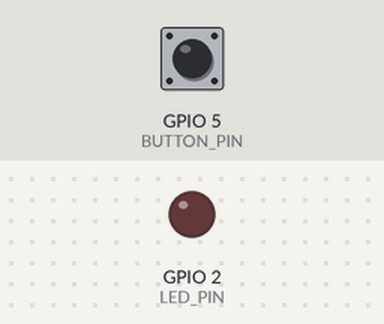
The program below on a simulated ESP32. Parts: output pins drawn as LEDs (lit = HIGH). The inputs (shaded band) are chosen by the test bench; at power-on: GPIO 5 (BUTTON_PIN) HIGH. What the program prints to the serial monitor is not drawn.

Above: at 1.2 s.
1.3 s: GPIO 5 (BUTTON_PIN) pulled LOW for 0.15 s
At 1.37 s:
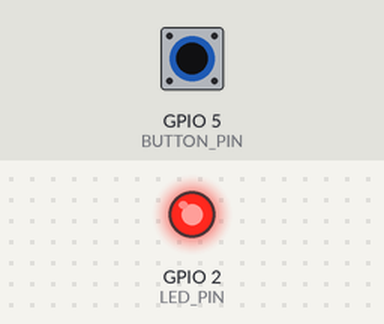
2.9 s: GPIO 5 (BUTTON_PIN) pulled LOW for 3.2 s
At 7.0 s:
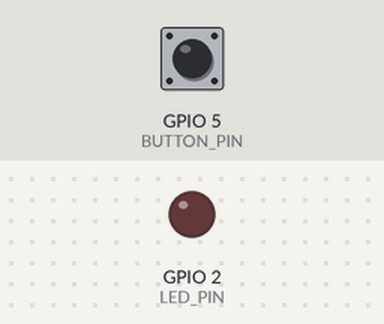
7.6 s: GPIO 5 (BUTTON_PIN) driven LOW
At 8.1 s:
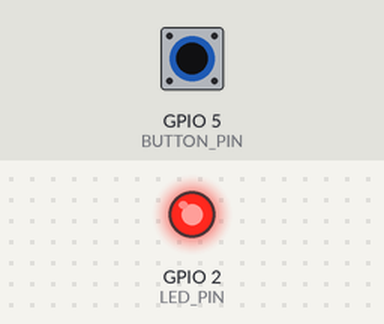
10.6 s: GPIO 5 (BUTTON_PIN) driven HIGH
At 11.6 s:
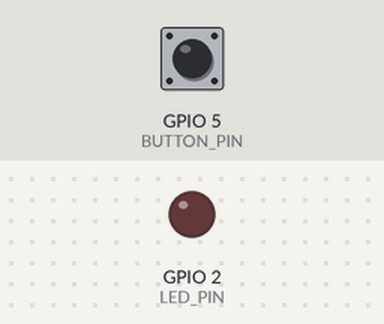
Timing chart, 0 to 13.1 s (numbered marks = the images above; inputs shaded):
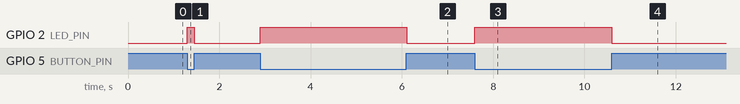

Measured:
- after the input at 1.3 s, GPIO 2 (LED_PIN): LOW → HIGH at once, → LOW 0.15 s later
- after the input at 2.9 s, GPIO 2 (LED_PIN): LOW → HIGH at once, → LOW 3.2 s later
- after the input at 7.6 s, GPIO 2 (LED_PIN): LOW → HIGH at once
- after the input at 10.6 s, GPIO 2 (LED_PIN): HIGH → LOW at once

The program:

main.cpp
```cpp
#include <Arduino.h>
// Define the pins
const int BUTTON_PIN = 5;  // GIOP5 connected to button
const int LED_PIN    = 2;  // Onboard LED

// variable for storing the pushbutton status
int buttonState = 0;

void setup() {
  Serial.begin(115200);

  // Initialize the pushbutton pin as an input with internal pull-up
  // This means the pin is HIGH by default and LOW when pressed
  pinMode(BUTTON_PIN, INPUT_PULLUP);

  // Initialize the LED pin as an output
  pinMode(LED_PIN, OUTPUT);
}

void loop() {
  // Read the state of the pushbutton value
  buttonState = digitalRead(BUTTON_PIN);

  // Check if the pushbutton is pressed.
  // If it is, the buttonState is LOW (because of INPUT_PULLUP)
  if (buttonState == LOW) {
    digitalWrite(LED_PIN, HIGH); // Turn LED on
    Serial.println("Button Pressed!");
  } else {
    digitalWrite(LED_PIN, LOW);  // Turn LED off
  }
}
```
